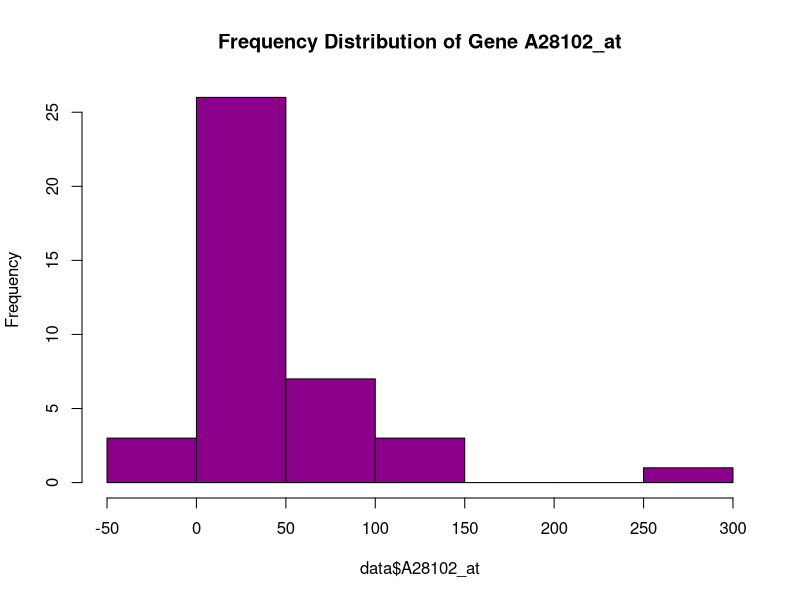
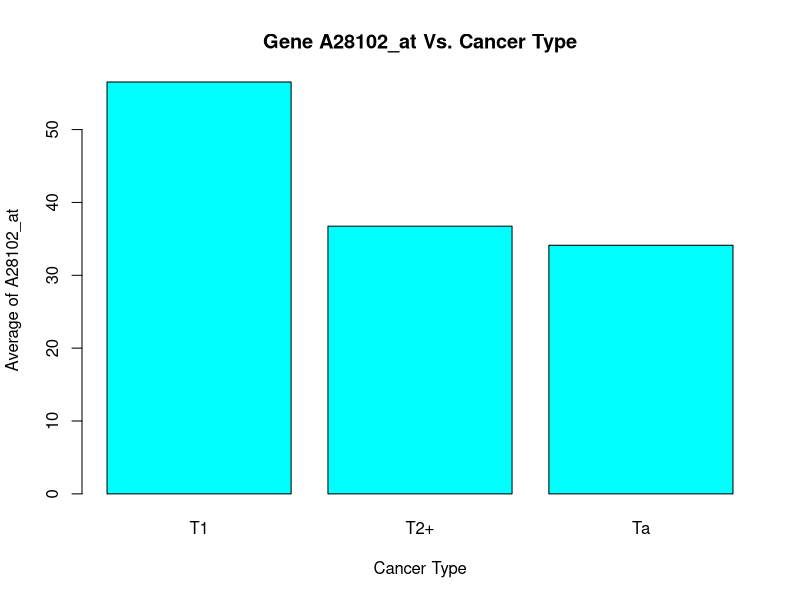
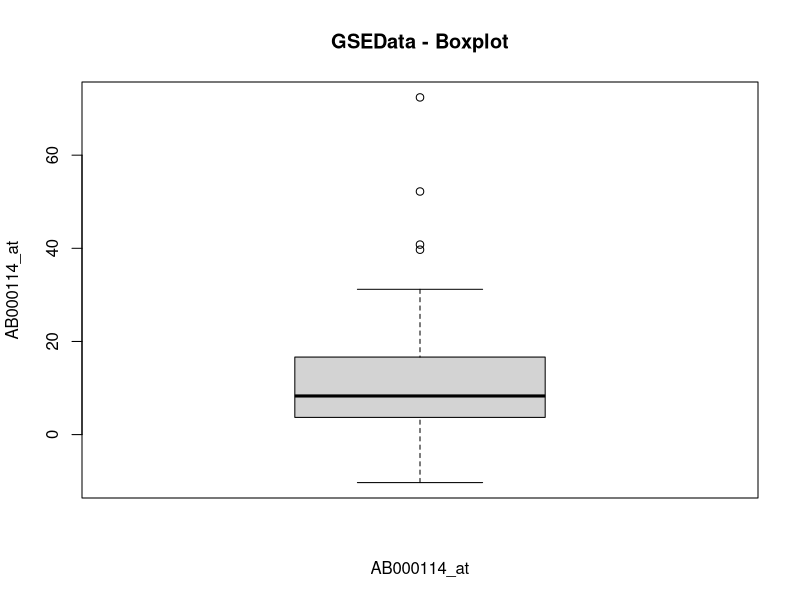
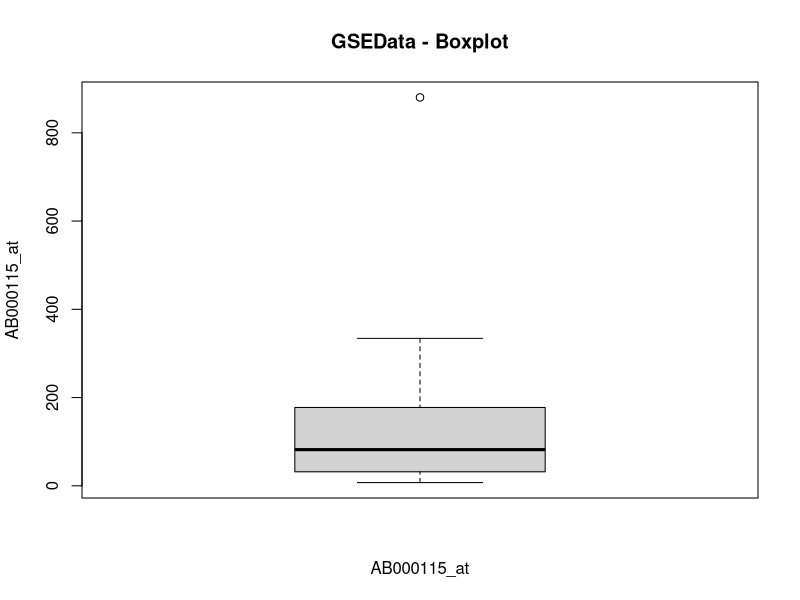
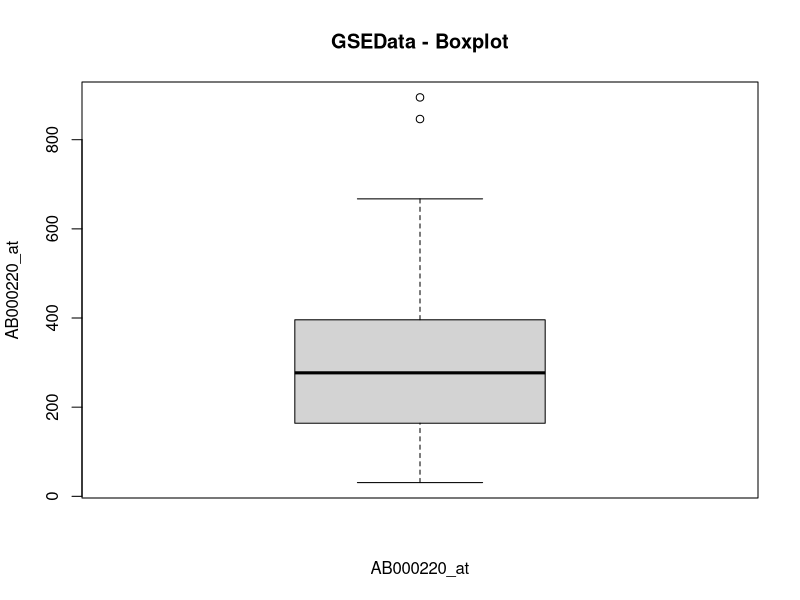
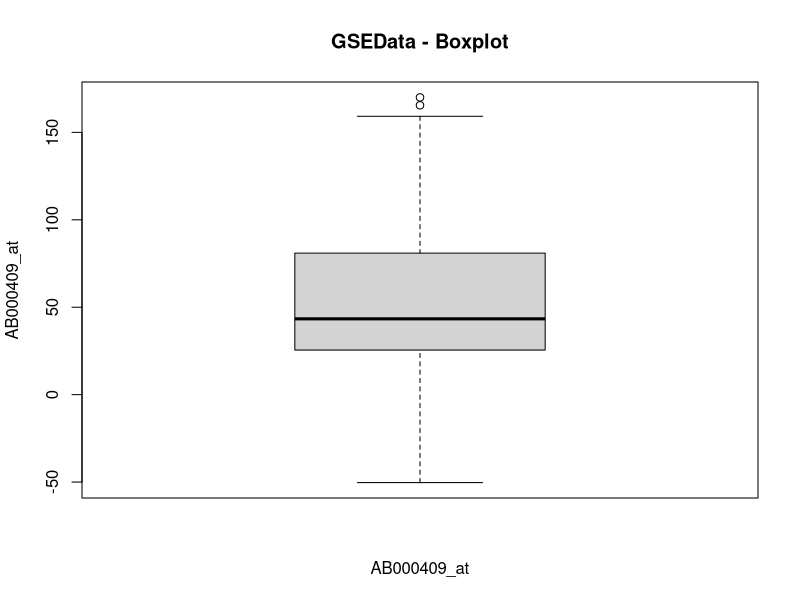
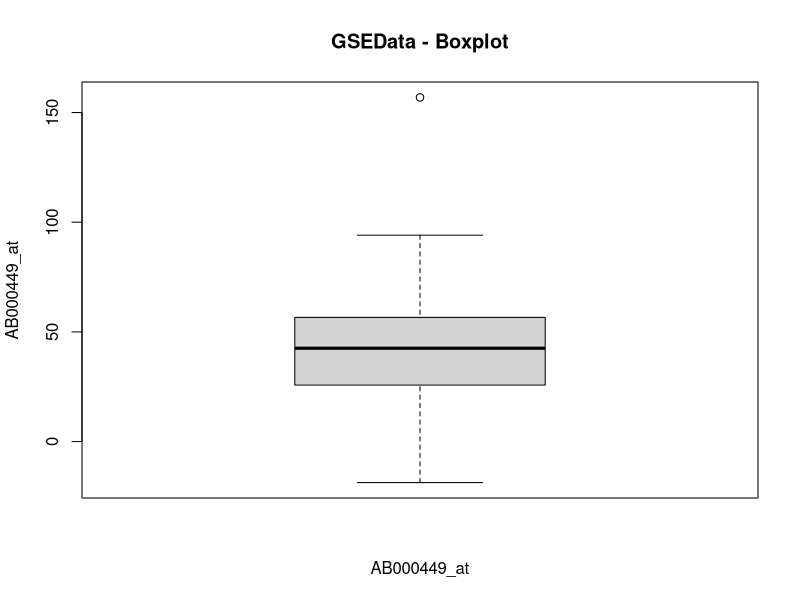
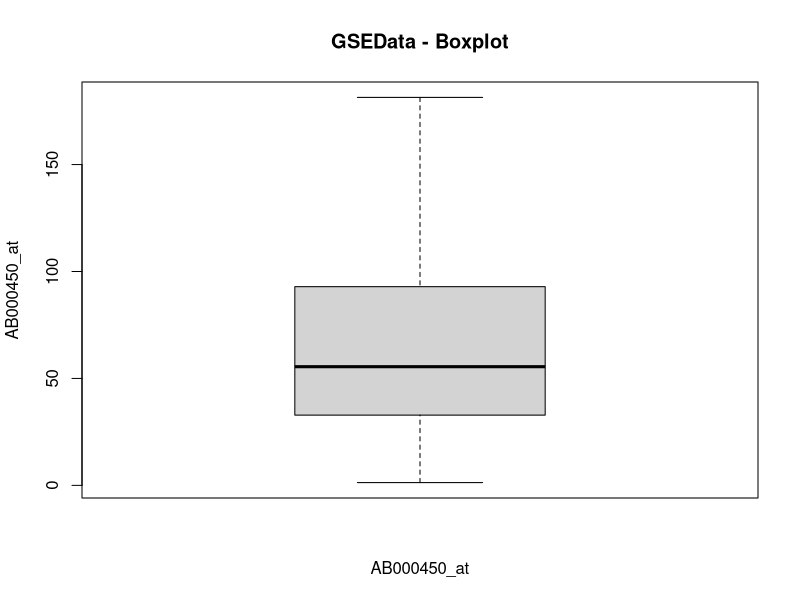

The R source for these figures, in order:
## ---- chunk 1
#Read the dataset
data=read.csv('./original_gsedata.csv',header = TRUE)
head(data)
## ---- chunk 2
hist(data$A28102_at,col="darkmagenta",main="Frequency Distribution of Gene A28102_at")
## ---- chunk 3
require(dplyr) 
by_class = data %>% group_by(data$class) %>% summarise(B = mean(A28102_at))
barplot(by_class$B,xlab="Cancer Type",names.arg=by_class$`data$class`,ylab="Average of A28102_at",main="Gene A28102_at Vs. Cancer Type",col="Cyan")
## ---- chunk 4
#Column wise representation of data in the box plot
col_names=colnames(data)
for (i in 2:10) {
  print(i)
 boxplot(data[,i],main="GSEData - Boxplot",xlab=col_names[i],ylab=col_names[i])
} 
